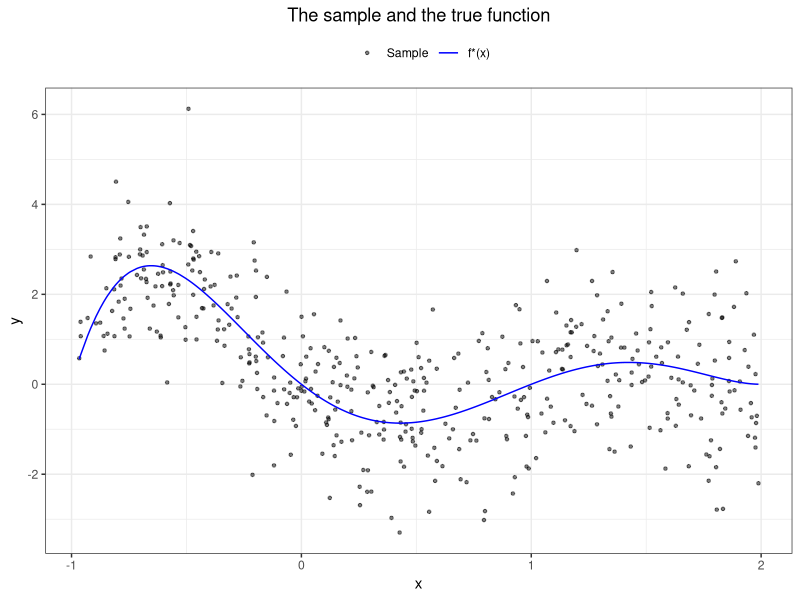
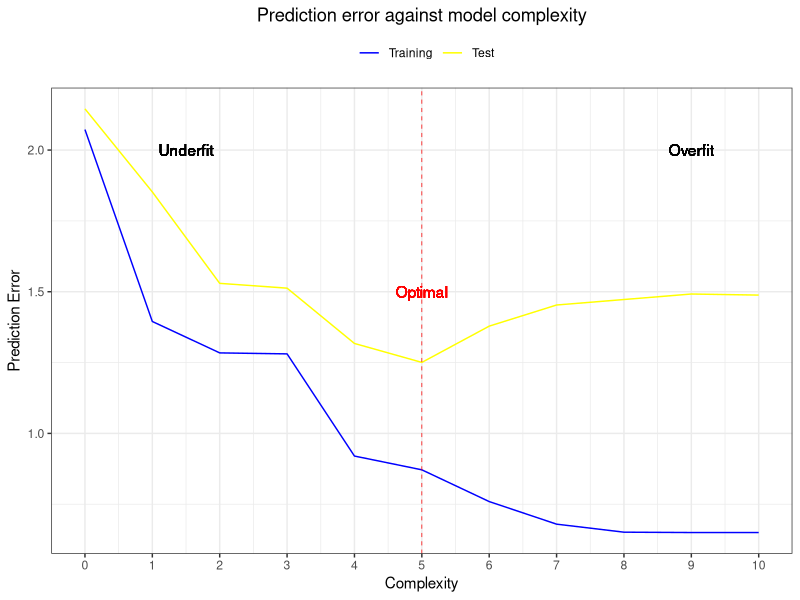
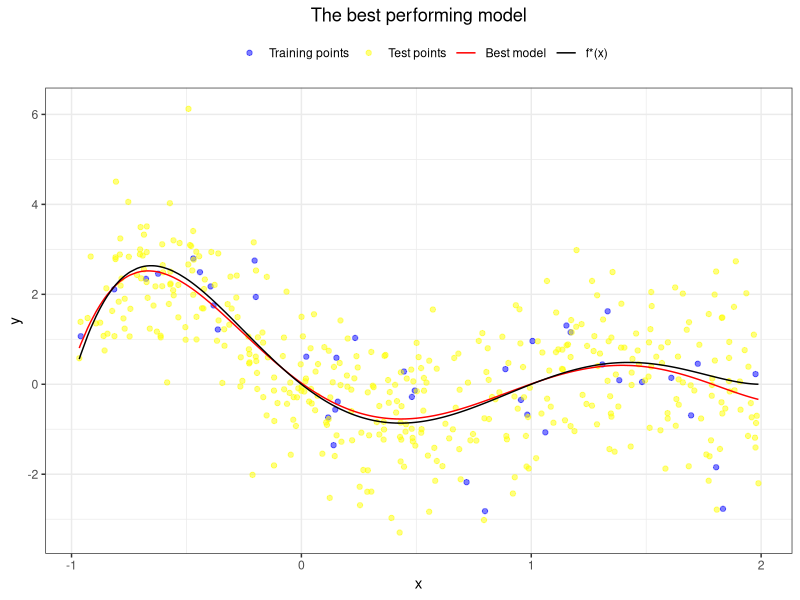
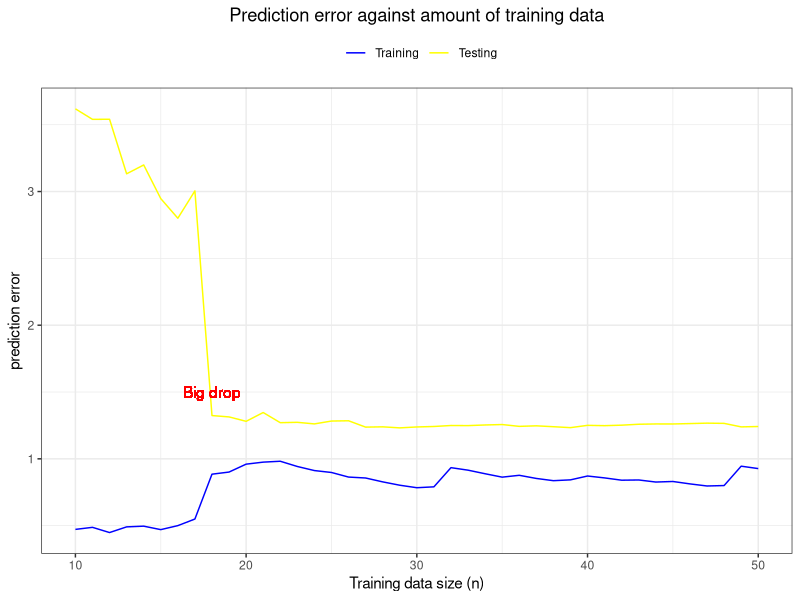

Write the R code that produced these figures, in order.
## ---- chunk 1
knitr::opts_chunk$set(echo = TRUE, warning = FALSE, message = FALSE, fig.align = 'center', fig.pos = "!h")
## ---- chunk 2
library(tidyverse)
f_star = function(x){return((x-2)^2*(x-1)*x*(x+1))}
set.seed(1)
x = runif(450, -1, 2)

observations = f_star(x) + rnorm(450, 0, 1)

sample = data_frame('x' = x, 'y' = observations)
true_values = data.frame('x' = x, 'y' = f_star(x))
  
ggplot(sample, aes(x, y, colour = "Sample")) + 
  geom_point(alpha = 0.5, shape = 20) + 
  geom_line(data = true_values, aes(colour = "f*(x)")) + 
  scale_colour_manual("", 
                      breaks = c("Sample", "f*(x)"),
                      values = c("black", "blue")) + 
  theme_bw() +
  labs(title = "The sample and the true function") +
  theme(plot.title = element_text(hjust=0.5), legend.position = "top")
## ---- chunk 3
sum((sample$y - f_star(sample$x))^2) / length(sample$x)
## ---- chunk 4
train = sample[1:40, ]
test = sample[41:450, ]

# Getting empirical risks given a regression 
get_errors <- function(reg){
  pred_test <- predict(reg, test[,1])

  train_error <- sum((reg$residuals)^2) / 40
  test_error <- sum((test[,2] - pred_test)^2) / 410
  
  return(c(train_error, test_error))
}

# These will store our outcomes
training_outcomes = c()
testing_outcomes = c()

# Regression with just an intercept
reg0 <- lm(y ~ (1), data = train)
training_outcomes[1] = get_errors(reg0)[1]
testing_outcomes[1] = get_errors(reg0)[2]

# Polynomial regressions of increasing complexity
for (i in 1:10){
  reg <- lm(y ~ poly(x, i), data = train)
  training_outcomes[i+1] = get_errors(reg)[1]
  testing_outcomes[i+1] = get_errors(reg)[2]
}

complexity <- seq(0,10)

outcomes = data.frame(cbind(complexity, training_outcomes, testing_outcomes))

# Plot the results
ggplot(outcomes, aes(complexity, training_outcomes, colour = "Training")) + 
  geom_line() +
  geom_line(aes(complexity, testing_outcomes, colour = "Test")) + 
  theme_bw() +
  scale_x_continuous(labels = as.character(complexity), breaks = complexity) +
  labs(title = "Prediction error against model complexity",
       x = "Complexity", y = "Prediction Error")+
  theme(plot.title = element_text(hjust=0.5), legend.position = "top") +
  geom_text(x = 1.5, y = 2, label = "Underfit", inherit.aes = FALSE) +
  geom_text(x = 9, y = 2, label = "Overfit", inherit.aes = FALSE) +
  geom_text(x = 5, y = 1.5, label = "Optimal", inherit.aes = FALSE, colour = "red") +
  geom_vline(xintercept = 5, linetype = "dashed", colour = "red", size = 0.25) +
  scale_colour_manual("", 
                      breaks = c("Training", "Test"),
                      values = c("blue", "yellow")) 
## ---- chunk 5
best_reg_points <- data.frame('x' = sample$x, 
                              'y' = lm(y ~ poly(x, 5), data = sample)$fitted.values)

ggplot(train, aes(x, y, colour = "Training points")) + geom_point(alpha = 0.5) + 
  geom_point(data = test, aes(x, y,  colour = "Test points"), alpha = 0.5) +
  geom_line(data = best_reg_points, aes(x, y, colour = "Best model")) +
  geom_line(data = true_values, aes(x, y, colour = "f*(x)")) + 
  theme_bw() +
  scale_colour_manual("", 
                      breaks = c("Training points", "Test points", "Best model", "f*(x)"),
                      values = c("blue", "yellow", "red", "black")) +
  labs(title = "The best performing model") +
  theme(plot.title = element_text(hjust=0.5), legend.position = "top")
## ---- chunk 6
training_n = c()
testing_n = c()

for (n in 10:50){
  train <- sample[1:n,]
  test <- na.omit(sample[n+1:450,])
  
  reg <- lm(y ~ poly(x, 5), data = train)
  pred_test <- predict(reg, test[,1])
  
  training_n[n-9] = sum((reg$residuals)^2) / n
  testing_n[n-9] = sum((test[,2] - pred_test)^2) / (450 - n)
}

obs_seq = seq(10, 50)

final_df = data.frame(cbind(obs_seq, training_n, testing_n))

ggplot(final_df, aes(obs_seq, training_n, colour = "Training")) + geom_line() +
  geom_line(aes(obs_seq, testing_n, colour = "Testing")) + theme_bw() +
  scale_colour_manual("", 
                      breaks = c("Training", "Testing"),
                      values = c("blue", "yellow")) +
  labs(title = "Prediction error against amount of training data",
       x = "Training data size (n)", y = "prediction error") +
  geom_text(x = 18, y = 1.5, label = "Big drop", inherit.aes = FALSE, colour = "red") +
  theme(plot.title = element_text(hjust=0.5), legend.position = "top")
